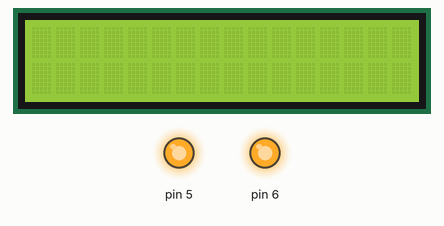
Simulated run of this sketch. Board: Arduino Uno, built with avr-gcc and run on an emulated ATmega328P. On the bench: 16×2 character LCD, output pins drawn as LEDs (lit = HIGH).

Above: at 2.5 s.
At 7.5 s:
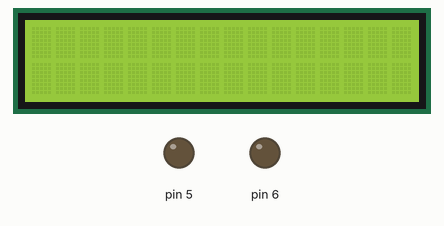
Timing chart, 0 to 13.1 s (numbered marks = the images above):
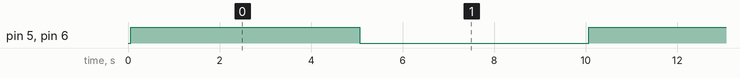

Measured:
- by itself, pin 5, pin 6: alternates HIGH for 5.0 s and LOW for 5.0 s

The sketch:

DigitalOut.ino
```cpp
// (licence header left out)
#include <Wire.h>
#include <LCD.h>
#include <LiquidCrystal_I2C.h>

LiquidCrystal_I2C  lcd(0x27,2,1,0,4,5,6,7); // 0x27 is the I2C bus address for an unmodified backpack

void setup() {
  // activate LCD module
  lcd.begin (16,2); // for 16 x 2 LCD module
  lcd.setBacklightPin(3,POSITIVE);
  lcd.setBacklight(HIGH);

  Serial.begin(9600);
  pinMode(5, OUTPUT);
  pinMode(6, OUTPUT);
}
void loop() {

  digitalWrite(5, HIGH);
  digitalWrite(6, HIGH);
  delay(5000);

  digitalWrite(5, LOW);
  digitalWrite(6, LOW);
  delay(5000);
}
```
